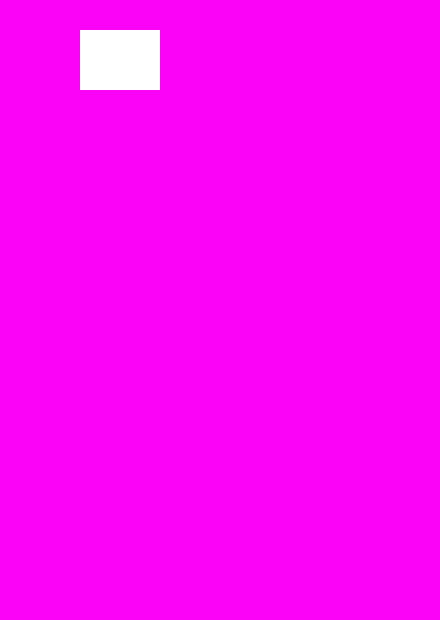
Frame 1 (no input)
Frame 60 (the mouse pressed at the canvas centre just before this capture): identical to frame 1, image omitted
Frame 120 (the mouse held since frame 60 and released just before this capture): identical to frame 1, image omitted

The Processing sketch that drew this single still picture (run headless with seeded random() and noise(); from frame 60 on, the mouse is pressed at the canvas centre):

// Processing sketch: processing_52101
// ── processing_52101.pde

int x = 80;
int y = 30;
int w = 80;
int h = 60;

void setup() {
  size(440, 620);
}

void draw() {
  noStroke();
  background(250,3,247);
  if ((mouseX > x) && (mouseX < x+w) &&
      (mouseY > y) && (mouseY < y+h)) {
    fill(random(0,255), random(0,255), random(0,255));
    
    
    for (int y = 200; y <= height-20; y += 15) {
  for (int x = 20; x <= width-20; x += 15) {
   
    
    rect(x+y, y-x, 25, 2.5);
    ellipse(x-y,y+70,5,5);
    arc(x-y, y+x, 20,20, radians(x), radians(y+x));
    rect(y-x, x-y, 50,50);
    
    rect(100-x,x+200, 5, 75);
    
        
    
    
    strokeWeight(1);
    stroke(x/2);
    stroke(0,51,255,80);
    
  }
    
    }
    
  } else {
    fill(255);
  }
  rect(x, y, w, h);
}
